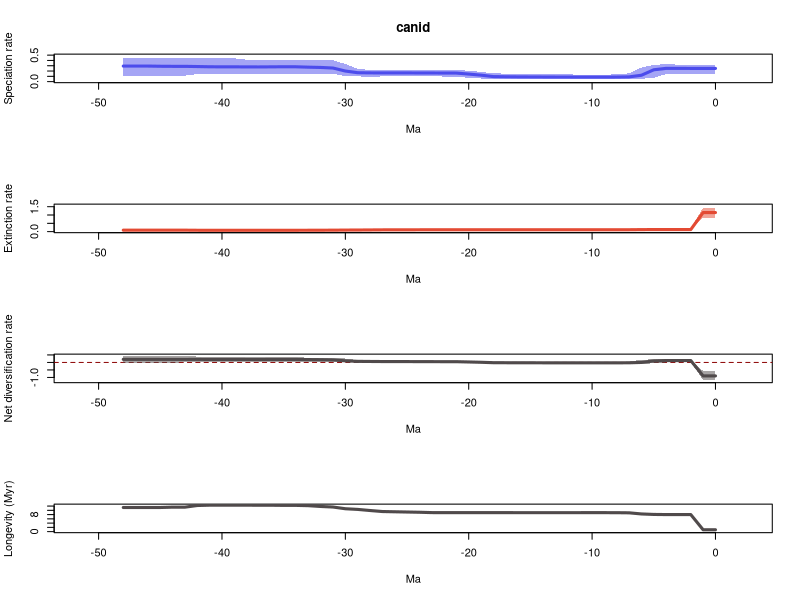

This chart was generated by the following R code:
# 1 files combined:
# 	/home/eeb177-student/Desktop/eeb-177/lab-work/exercise-9/pyrate_mcmc_logs/canid_occ_1_marginal_rates.log

# 95% HPDs calculated using code from Biopy (https://www.cs.auckland.ac.nz/~yhel002/biopy/)

pdf(file='/home/eeb177-student/Desktop/eeb-177/lab-work/exercise-9/pyrate_mcmc_logs/canid_occ_1_marginal_rates_RTT.pdf',width=0.6*9, height=16.8)
par(mfrow=c(4,1))
library(scales)
L_hpd_m95=c(0.143241936145, 0.143241936145,0.143241936145,0.143241936145,0.143241936145,0.0711219310013,0.0537892217657,0.0469910874894,0.0447667356454,0.0447667356454,0.0447667356454,0.0447667356454,0.0508972585637,0.0508972585637,0.0508972585637,0.0508972585637,0.05586416552,0.0521258417182,0.0521258417182,0.0591966014094,0.06975430877,0.0962247996091,0.0967112563844,0.0967112563844,0.102374333672,0.0982110690599,0.102374333672,0.0982110690599,0.0909597509471,0.0992015172895,0.105546800635,0.146134519667,0.143241936145,0.149077234739,0.150359503949,0.150359503949,0.143241936145,0.143241936145,0.143241936145,0.143241936145,0.143241936145,0.143241936145,0.143241936145,0.111905500346,0.106927425101,0.111905500346,0.111905500346,0.111905500346,0.111905500346)
L_hpd_M95=c(0.318428206414, 0.318428206414,0.318428206414,0.320317228842,0.331936939842,0.314144388067,0.265673275581,0.156389494439,0.136990984665,0.131850130104,0.131850130104,0.131850130104,0.136990984665,0.136990984665,0.136990984665,0.14353484657,0.150704998822,0.151693257401,0.156389494439,0.183382572374,0.204581331118,0.224604169542,0.222062361578,0.222062361578,0.224604169542,0.222062361578,0.224604169542,0.222062361578,0.222062361578,0.240319725902,0.332660827767,0.402963341429,0.402963341429,0.400560146727,0.414868402757,0.414868402757,0.4007547852,0.402963341429,0.414868402757,0.441043651632,0.441043651632,0.441043651632,0.453912959446,0.44379672018,0.44379672018,0.453912959446,0.453912959446,0.453912959446,0.453912959446)
M_hpd_m95=c(0.846579710723, 0.846579710723,0.0881751242015,0.0881751242015,0.0881751242015,0.0881751242015,0.0811075294559,0.0895956857187,0.0895956857187,0.0903812971789,0.0895956857187,0.0871720844213,0.0871720844213,0.0871720844213,0.0871720844213,0.0871720844213,0.0871720844213,0.0871720844213,0.0871720844213,0.0871720844213,0.0871720844213,0.0871720844213,0.0871720844213,0.0871720844213,0.0811075294559,0.0707985436516,0.061702662751,0.0616947116866,0.0537112637404,0.0537112637404,0.0489664686531,0.0397435140801,0.0397435140801,0.0391253179004,0.0389809329487,0.0389809329487,0.0389809329487,0.0389809329487,0.0389809329487,0.0389809329487,0.0389809329487,0.0389809329487,0.0389809329487,0.0292809283105,0.0292809283105,0.0292809283105,0.0292809283105,0.0292809283105,0.0292809283105)
M_hpd_M95=c(1.44766474926, 1.44766474926,0.195871576223,0.195871576223,0.195871576223,0.195871576223,0.182915688099,0.137971786332,0.136853237129,0.136853237129,0.136853237129,0.133006845992,0.133006845992,0.133006845992,0.133006845992,0.133006845992,0.133006845992,0.133006845992,0.133006845992,0.133006845992,0.133006845992,0.132739743846,0.132739743846,0.133006845992,0.137971786332,0.140570451486,0.132739743846,0.132739743846,0.131152372069,0.131152372069,0.132739743846,0.125201931279,0.129910438322,0.129910438322,0.129910438322,0.129910438322,0.129284751542,0.129284751542,0.129284751542,0.129284751542,0.129284751542,0.129284751542,0.129910438322,0.13398921315,0.13398921315,0.13960892354,0.13960892354,0.13960892354,0.13960892354)
R_hpd_m95=c(-1.16228848845, -1.16228848845,0.00767532355948,0.00767532355948,0.00267148465899,-0.0577321815666,-0.0979376704749,-0.0792214495926,-0.0792214495926,-0.0714127095137,-0.0714127095137,-0.0714127095137,-0.0755541872363,-0.0755541872363,-0.0662876140594,-0.0714127095137,-0.0792214495926,-0.0607780816737,-0.0607780816737,-0.0564498266117,-0.0433228698257,-0.0265512611436,-0.0224573853829,-0.0224573853829,-0.0265512611436,-0.0213228574283,-0.0199431923845,-0.0062943241608,-0.00758951478449,-0.0062943241608,-0.000889944029953,0.0436967826878,0.0397109713359,0.0506944153075,0.045946339174,0.045946339174,0.045946339174,0.045946339174,0.045946339174,0.045946339174,0.045946339174,0.0198568528335,0.0323717421082,0.0198568528335,-0.0271746696976,-0.0178825646324,-0.0178825646324,-0.0178825646324,-0.0178825646324)
R_hpd_M95=c(-0.575762101828, -0.575762101828,0.20819815548,0.208605068299,0.208605068299,0.208605068299,0.179013832067,0.0568309439916,0.0253809274493,0.0253809274493,0.0253809274493,0.0253809274493,0.0253809274493,0.0253809274493,0.0333174048289,0.0370831055939,0.0370831055939,0.0568309439916,0.0587289039099,0.0849667664479,0.108945602553,0.108945602553,0.110876686489,0.112773785262,0.112773785262,0.119797120923,0.119797120923,0.13246667586,0.146305750217,0.154602809789,0.259613047018,0.321018951641,0.32852267338,0.321018951641,0.340571570827,0.340571570827,0.334474700524,0.340571570827,0.361434828827,0.382674481663,0.382674481663,0.361434828827,0.390232520344,0.439135088414,0.406015754254,0.439135088414,0.439135088414,0.439135088414,0.439135088414)
L_mean=c(0.249530795558, 0.249530795558,0.249530795558,0.250148920438,0.250475249338,0.223394216931,0.120340762517,0.0895491818531,0.0860337200648,0.0854862622157,0.0854024782748,0.0854024782748,0.0861236444218,0.0861236444218,0.0871740100638,0.0883961192428,0.0894677817896,0.0919367499345,0.0949168933375,0.121996919188,0.14262112606,0.161580239481,0.162394787706,0.163050405156,0.163693063275,0.164402104261,0.164242903412,0.164590909617,0.165438193764,0.168076699219,0.199819193454,0.256445061892,0.267643598671,0.272804195254,0.279992121,0.280786163634,0.279063392526,0.27735995517,0.277854151162,0.279210218823,0.279185595425,0.280262074813,0.284626294454,0.288508502541,0.288549496165,0.290046009204,0.29367928602,0.29370318019,0.29370318019)
M_mean=c(1.1478870311, 1.1478870311,0.124919641703,0.124878272654,0.124878272654,0.123874632171,0.120473826876,0.113247534152,0.112459384115,0.112260086416,0.112198989811,0.112300440975,0.112300440975,0.112300440975,0.112300440975,0.112300440975,0.112300440975,0.112265872398,0.112265872398,0.112265872398,0.112265872398,0.112118501783,0.112118501783,0.111921240357,0.109920517141,0.108603495342,0.107281550391,0.105963943839,0.100844398438,0.095827415357,0.0930408126061,0.0865479057642,0.0846323166603,0.0820360330456,0.0811207662258,0.0811207662258,0.0806797333527,0.0806797333527,0.0805058710811,0.0805058710811,0.0805058710811,0.0805058710811,0.081483795122,0.087002441621,0.087002441621,0.0882033298564,0.0882033298564,0.0882033298564,0.0882033298564)
R_mean=c(-0.898356235545, -0.898356235545,0.124611153854,0.125270647784,0.125596976684,0.09951958476,-0.000133064358955,-0.0236983522986,-0.0264256640506,-0.0267738242007,-0.0267965115358,-0.0268979627006,-0.0261767965536,-0.0261767965536,-0.0251264309116,-0.0239043217327,-0.0228326591859,-0.0203291224634,-0.0173489790605,0.00973104679002,0.0303552536618,0.049461737698,0.0502762859225,0.0511291647986,0.0537725461334,0.0557986089195,0.0569613530207,0.058626965778,0.0645937953259,0.0722492838623,0.106778380848,0.169897156127,0.183011282011,0.190768162209,0.198871354774,0.199665397408,0.198383659173,0.196680221817,0.197348280081,0.198704347741,0.198679724344,0.199756203732,0.203142499332,0.20150606092,0.201547054544,0.201842679348,0.205475956163,0.205499850333,0.205499850333)
trans=0.5
age=(0:(49-1))* -1
plot(age,age,type = 'n', ylim = c(0, 0.49930425539), xlim = c(-51.45,2.45), ylab = 'Speciation rate', xlab = 'Ma',main='canid' )
polygon(c(age, rev(age)), c(L_hpd_M95, rev(L_hpd_m95)), col = alpha("#4c4cec",trans), border = NA)
lines(rev(age), rev(L_mean), col = "#4c4cec", lwd=3)
plot(age,age,type = 'n', ylim = c(0, 1.59243122418), xlim = c(-51.45,2.45), ylab = 'Extinction rate', xlab = 'Ma' )
polygon(c(age, rev(age)), c(M_hpd_M95, rev(M_hpd_m95)), col = alpha("#e34a33",trans), border = NA)
lines(rev(age), rev(M_mean), col = "#e34a33", lwd=3)
plot(age,age,type = 'n', ylim = c(-1.27851733729, 0.483048597255), xlim = c(-51.45,2.45), ylab = 'Net diversification rate', xlab = 'Ma' )
abline(h=0,lty=2,col="darkred")
polygon(c(age, rev(age)), c(R_hpd_M95, rev(R_hpd_m95)), col = alpha("#504A4B",trans), border = NA)
lines(rev(age), rev(R_mean), col = "#504A4B", lwd=3)
plot(age,age,type = 'n', ylim = c(0, max(1/M_mean)), xlim = c(-51.45,2.45), ylab = 'Longevity (Myr)', xlab = 'Ma' )
lines(rev(age), rev(1/M_mean), col = "#504A4B", lwd=3)
n <- dev.off()